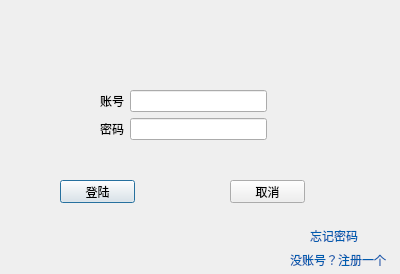
<?xml version="1.0" encoding="UTF-8"?>
<ui version="4.0">
 <class>Login</class>
 <widget class="QDialog" name="Login">
  <property name="geometry">
   <rect>
    <x>0</x>
    <y>0</y>
    <width>400</width>
    <height>274</height>
   </rect>
  </property>
  <property name="windowTitle">
   <string>Dialog</string>
  </property>
  <widget class="QLabel" name="New_Account">
   <property name="geometry">
    <rect>
     <x>290</x>
     <y>250</y>
     <width>101</width>
     <height>20</height>
    </rect>
   </property>
   <property name="styleSheet">
    <string notr="true">color: rgb(0, 92, 175)</string>
   </property>
   <property name="text">
    <string>没账号？注册一个！</string>
   </property>
  </widget>
  <widget class="QLabel" name="Forget_Password">
   <property name="geometry">
    <rect>
     <x>310</x>
     <y>230</y>
     <width>54</width>
     <height>12</height>
    </rect>
   </property>
   <property name="styleSheet">
    <string notr="true">color: rgb(0, 92, 175)</string>
   </property>
   <property name="text">
    <string>忘记密码</string>
   </property>
  </widget>
  <widget class="QPushButton" name="Login_Bot">
   <property name="geometry">
    <rect>
     <x>60</x>
     <y>180</y>
     <width>75</width>
     <height>23</height>
    </rect>
   </property>
   <property name="text">
    <string>登陆</string>
   </property>
  </widget>
  <widget class="QPushButton" name="Login_Cancel">
   <property name="geometry">
    <rect>
     <x>230</x>
     <y>180</y>
     <width>75</width>
     <height>23</height>
    </rect>
   </property>
   <property name="text">
    <string>取消</string>
   </property>
  </widget>
  <widget class="QWidget" name="">
   <property name="geometry">
    <rect>
     <x>100</x>
     <y>90</y>
     <width>167</width>
     <height>52</height>
    </rect>
   </property>
   <layout class="QVBoxLayout" name="verticalLayout">
    <item>
     <layout class="QHBoxLayout" name="horizontalLayout">
      <item>
       <widget class="QLabel" name="Account">
        <property name="text">
         <string>账号</string>
        </property>
       </widget>
      </item>
      <item>
       <widget class="QLineEdit" name="lineEdit"/>
      </item>
     </layout>
    </item>
    <item>
     <layout class="QHBoxLayout" name="horizontalLayout_2">
      <item>
       <widget class="QLabel" name="Password">
        <property name="text">
         <string>密码</string>
        </property>
       </widget>
      </item>
      <item>
       <widget class="QLineEdit" name="lineEdit_2">
        <property name="echoMode">
         <enum>QLineEdit::Password</enum>
        </property>
       </widget>
      </item>
     </layout>
    </item>
   </layout>
  </widget>
 </widget>
 <resources/>
 <connections/>
</ui>
